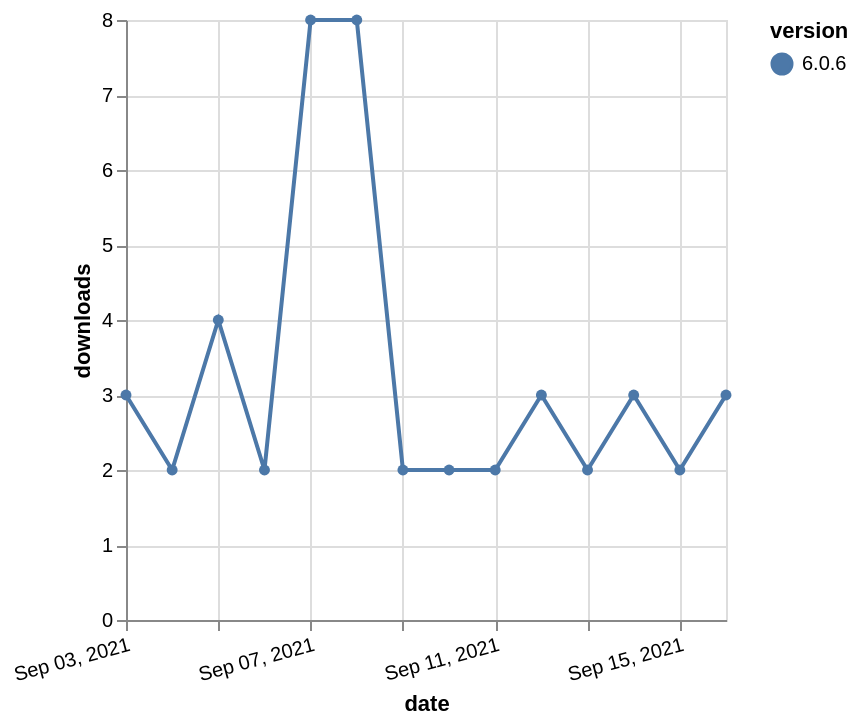

Express this chart as Vega-Lite.
### Vega-Lite specification from a JSON file in a GitHub repository (floating-point values rounded to 4 significant figures)
{"$schema": "https://vega.github.io/schema/vega-lite/v5.json", "description": "A simple bar chart with embedded data.", "data": {"values": [{"date": "2021-09-03", "total": 4511, "delta": 3, "version": "6.0.6"}, {"date": "2021-09-04", "total": 4513, "delta": 2, "version": "6.0.6"}, {"date": "2021-09-05", "total": 4517, "delta": 4, "version": "6.0.6"}, {"date": "2021-09-06", "total": 4519, "delta": 2, "version": "6.0.6"}, {"date": "2021-09-07", "total": 4527, "delta": 8, "version": "6.0.6"}, {"date": "2021-09-08", "total": 4535, "delta": 8, "version": "6.0.6"}, {"date": "2021-09-09", "total": 4537, "delta": 2, "version": "6.0.6"}, {"date": "2021-09-10", "total": 4539, "delta": 2, "version": "6.0.6"}, {"date": "2021-09-11", "total": 4541, "delta": 2, "version": "6.0.6"}, {"date": "2021-09-12", "total": 4544, "delta": 3, "version": "6.0.6"}, {"date": "2021-09-13", "total": 4546, "delta": 2, "version": "6.0.6"}, {"date": "2021-09-14", "total": 4549, "delta": 3, "version": "6.0.6"}, {"date": "2021-09-15", "total": 4551, "delta": 2, "version": "6.0.6"}, {"date": "2021-09-16", "total": 4554, "delta": 3, "version": "6.0.6"}]}, "width": "container", "mark": {"type": "line", "point": {"filled": true}}, "encoding": {"x": {"field": "date", "type": "temporal", "timeUnit": "yearmonthdate", "title": "date", "axis": {"labelAngle": -15}}, "y": {"field": "delta", "type": "quantitative", "title": "downloads"}, "color": {"field": "version", "type": "nominal"}, "tooltip": {"field": "delta"}}}
